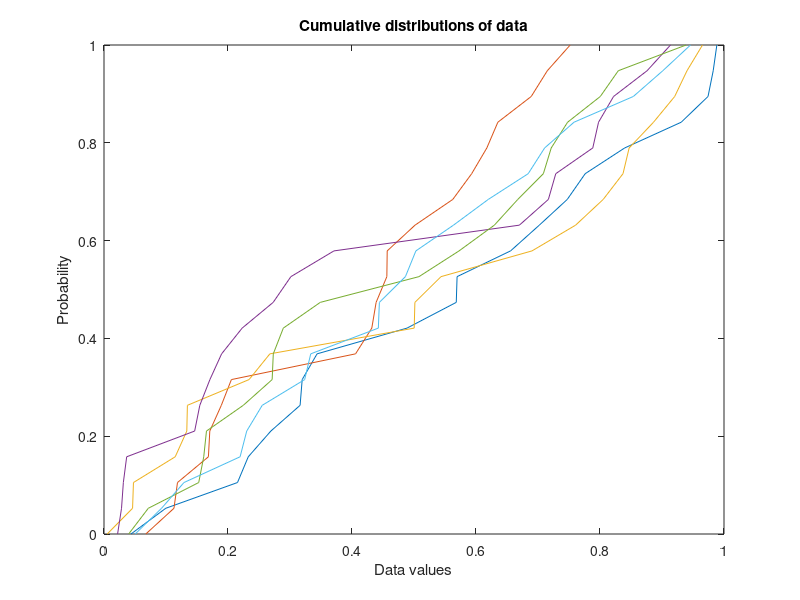

Recreate this plot in MATLAB. (Note: this script raises an error after producing the figure.)
%% exampleKS - Multiple sample test for data from same distribution
%  2014-09-22  Matlab2014  W.Whiten
%
% Compare multiple sample distributions using a statistic of the maximum
%   difference in probability of cumulative distributions.
% An extension of the Kolomogorov-Smirnov test to compare distributions.
% Probability distribution is generated by simulation.
%
% Expect a delay of about one second while distribution is generated.
%
%  Copyright (C) 2014, W.Whiten (personal W.Whiten@uq.edu.au) BSD license
%  (http://opensource.org/licenses/BSD-3-Clause)


%% Enter data, plot and calculate statistic

% set sizes
m=20;  % number of samples in distribution
n=6;   % number of distributions
r=10000;  % number of repeats for generating probability distribution

% generate random sample for demonstration - put your data here
x=rand(m,n);

% plot data
y=(0:m-1)'/(m-1); % distribution from 0 to 1
figure
plot(sort(x),y)
xlabel('Data values')
ylabel('Probability')
title('Cumulative distributions of data')

% and statistic for this sample
s=multiKS(x);
disp(' ')
disp(['Statistic for this sample  ',num2str(s)])

%% Generate distribution for this statistic and plot

% probability and sorted distribution samples for the statisitic
disp(' ')
tic;[ps,d]=probKS(x);toc

disp(' ')
disp('Probability of statistic being that large ')
disp([' (upper tail) due to random variation only  ',num2str(ps)])

%% Plot distribution and statistic value

y=(0:r-1)'/(r-1);
figure
plot(d,y)
xlabel('Statistic value')
ylabel('Probability')
title('Position of data statistic on random cumulative distribution')
hold on
plot(s,1-ps,'r*')
legend('Distribution','Sample','Location','NorthWest')
